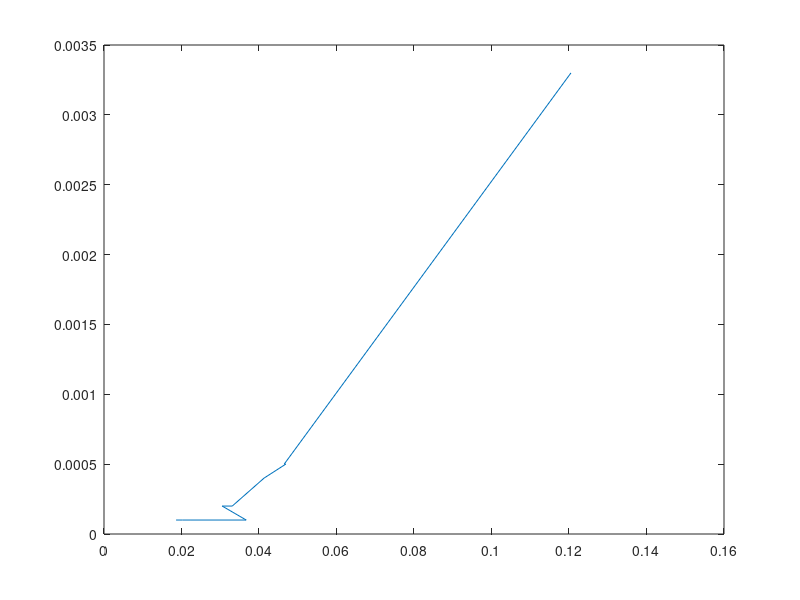

Here is the MATLAB script that generated this plot:
i = [0.0033 , 0.0005 ,0.0005 ,  0.0004 , 0.0002 , 0.0002 , 0.0001 , 0.0001 , 0.0001 , 0.0001 ]; 
v = [ 0.1205 , 0.0465 , 0.0469 , 0.0413 , 0.0331 , 0.0305 , 0.0367 , 0.0222 , 0.0203 , 0.0186 ]; 

plot(v, i); 

